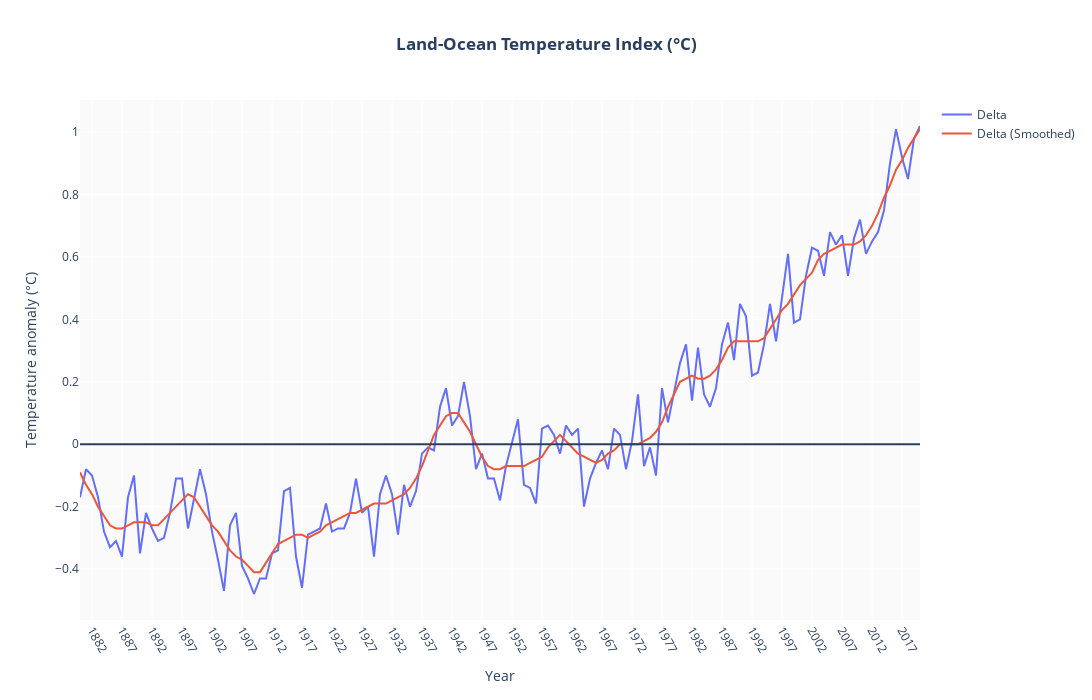

Notebook source saved alongside this figure:
### Markdown cell above
### Land-Ocean Temperature Index - Visualization

### Code cell
import plotly.graph_objects as go

fig = go.Figure(layout_title="<b>Land-Ocean Temperature Index (°C)</b>")
fig.add_trace(go.Scatter(
    x = df["Year"],
    y = df["Delta"],
    name="Delta",
))

fig.add_trace(go.Scatter(
    x = df["Year"],
    y = df["Detla (Smoothed)"],
    name="Delta (Smoothed)", 
))

fig.update_layout(
    autosize=False,
    width=1300,
    height=700,
    plot_bgcolor='rgb(250,250,250)',
    xaxis = dict(
    tickmode = 'linear',
    tick0 = 2,
    dtick = 5,
    ),
)
fig.update_yaxes(title_text="Temperature anomaly (°C)")
fig.update_xaxes(title_text="Year", tickangle=60)
fig.add_hline(y=0.0)
# To add maximum Temperature Delta line : uncomment the following line
# fig.add_hline(y=2.0)
fig.update_layout(title_x=0.5)

fig.show()

### Figure 1 — Plotly figure (JSON) as saved in the notebook; plotly's stock layout.template omitted (floating-point values rounded to 4 significant figures; data arrays with more than 128 entries replaced by an {"elided": "..."} marker saying what was removed)
{"data": [{"name": "Delta", "type": "scatter", "x": {"elided": "141 int values"}, "y": {"elided": "141 float values"}}, {"name": "Delta (Smoothed)", "type": "scatter", "x": {"elided": "141 int values"}, "y": {"elided": "141 float values"}}], "layout": {"autosize": false, "height": 700, "plot_bgcolor": "rgb(250,250,250)", "shapes": [{"type": "line", "x0": 0, "x1": 1, "xref": "x domain", "y0": 0, "y1": 0, "yref": "y"}], "title": {"text": "<b>Land-Ocean Temperature Index (°C)</b>", "x": 0.5}, "width": 1300, "xaxis": {"autorange": true, "dtick": 5, "range": [1880, 2020], "tick0": 2, "tickangle": 60, "tickmode": "linear", "title": {"text": "Year"}, "type": "linear"}, "yaxis": {"autorange": true, "range": [-0.5633, 1.103], "title": {"text": "Temperature anomaly (°C)"}, "type": "linear"}}}
